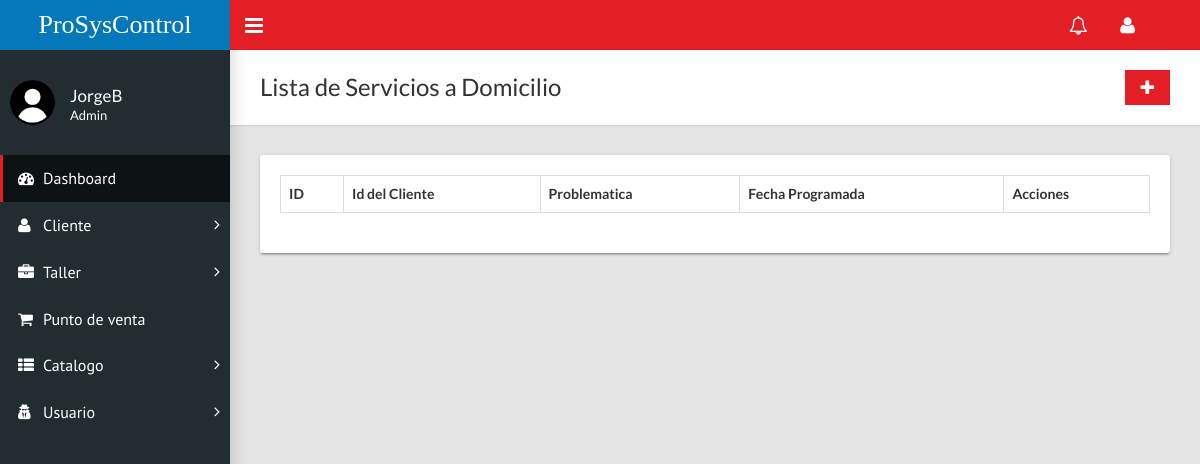
The app's page /home.php?c=domicilio (signed in), older data.
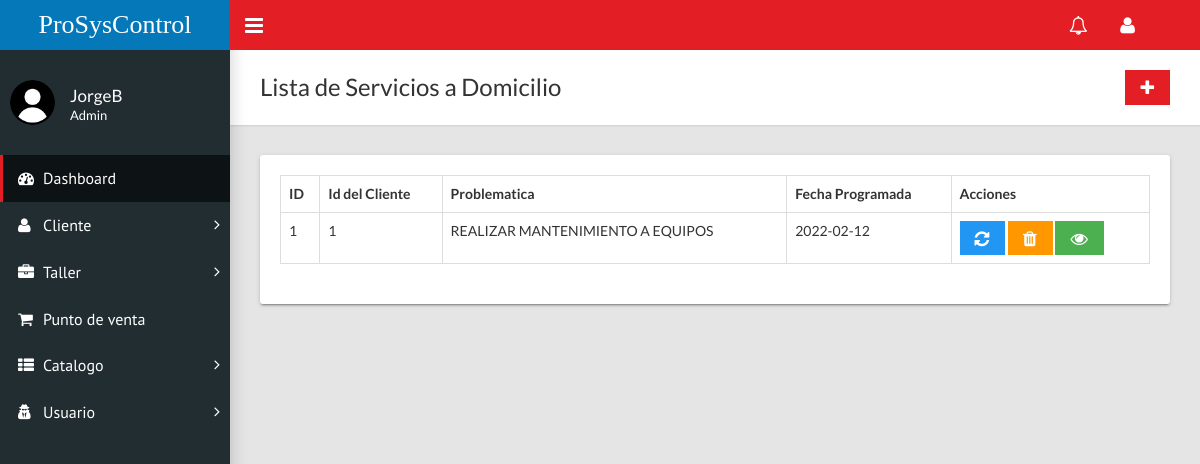
The same page, newer data.
### tables this page shows
CREATE TABLE `domicilio` (
  `id` int(11) NOT NULL,
  `id_Cliente` int(11) NOT NULL,
  `problematica` varchar(200) NOT NULL,
  `observaciones` varchar(200) NOT NULL,
  `fechaProgramada` date NOT NULL,
  `presupuesto` float NOT NULL,
  `costoTotal` float NOT NULL,
  `horaInicio` time NOT NULL,
  `horaFinal` time NOT NULL,
  `horasRealizadas` int(11) NOT NULL
);

### controladores/domicilio.controlador.php (called while the page is built, shortened)
<?php
require_once "modelos/domicilio.php";
class DomicilioControlador{
    public function __CONSTRUCT(){
        $this->modelo = new Domicilio;
    }
    public function Inicio(){
        require_once "vistas/encabezado.php";
        require_once "vistas/domicilio/index.php";
        require_once "vistas/pie.php";
    }
}

### modelos/database.php (called while the page is built, shortened)
<?php
class Database{
    public static function Conectar(){
        try{
            $conexion = new PDO("mysql:host=".self::servidor.";dbname=".self::nombrebd.";charset=utf8", self::usuariobd,
            self::clave);
            $conexion -> setAttribute(PDO::ATTR_ERRMODE, PDO::ERRMODE_EXCEPTION);
            return $conexion;
        }catch(PDOException $e){
            return "Fallo " .$e->getMessage();
        }
    }
}

### modelos/domicilio.php (called while the page is built, shortened)
<?php
class Domicilio{
    public function __CONSTRUCT(){
        $this->pdo = Database::Conectar();
    }
    public function Listar(){
        try{
            $consulta = $this->pdo->prepare("SELECT * FROM domicilio;");
            $consulta->execute();
            return $consulta->fetchAll(PDO::FETCH_OBJ);
        }catch(Exception $excepcion){
            die($excepcion->getMessage());
        }
    }
}

### vistas/domicilio/index.php (the view)
<div class="content-wrapper">
        <div class="page-title">
          <div>
            <h1>Lista de Servicios a Domicilio</h1>
          </div>
          <div><a class="btn btn-primary btn-flat" href="?c=domicilio&a=FormCrear"><i class="fa fa-lg fa-plus"></i></a></div>
        </div>
        <div class="row">
          <div class="col-md-12">
            <div class="card">
              <div class="card-body">
                <table class="table table-hover table-bordered" id="sampleTable">
                  <thead>
                    <tr>
                      <th>ID</th>
                      <th>Id del Cliente</th>
                      <th>Problematica</th>
                      <th>Fecha Programada</th>
                      <?php if($_SESSION['tipoUsuario']!='Secretario'){?> <th>Acciones</th> <?php } ?>
                    </tr>
                  </thead>
                  <tbody>
                    <?php foreach($this->modelo->Listar() as $domicilioSQL):?>
                      <tr>
                        <td><?=$domicilioSQL->id?></td>
                        <td><?=$domicilioSQL->id_Cliente?></td>
                        <td><?=$domicilioSQL->problematica?></td>
                        <td><?=$domicilioSQL->fechaProgramada?></td>
                        <?php if($_SESSION['tipoUsuario']!='Secretario'){?>
                        <td><a class="btn btn-info btn-flat" href="?c=domicilio&a=FormModificar&id=<?=$domicilioSQL->id?>"><i class="fa fa-lg fa-refresh"></i></a>
                            <a class="btn btn-warning btn-flat" onclick = "return confirm('¿Realmente desea eliminar?')" href="?c=domicilio&a=Borrar&id=<?=$domicilioSQL->id?>"><i class="fa fa-lg fa-trash"></i></a>
                        <?php }?>
                            <a class="btn btn-success btn-flat" href="?c=domicilio&a=FormConsultar&id=<?=$domicilioSQL->id?>"><i class="fa fa-lg fa-eye"></i></a></td>
                      </tr>
                      <?php endforeach;?>
                  </tbody>
                </table>
              </div>
            </div>
          </div>
        </div>
      </div>

Row changes from the older to the newer data that the page shows:
added domicilio: id "1", id_Cliente "1", problematica "REALIZAR MANTENIMIENTO A EQUIPOS", fechaProgramada "2022-02-12"
